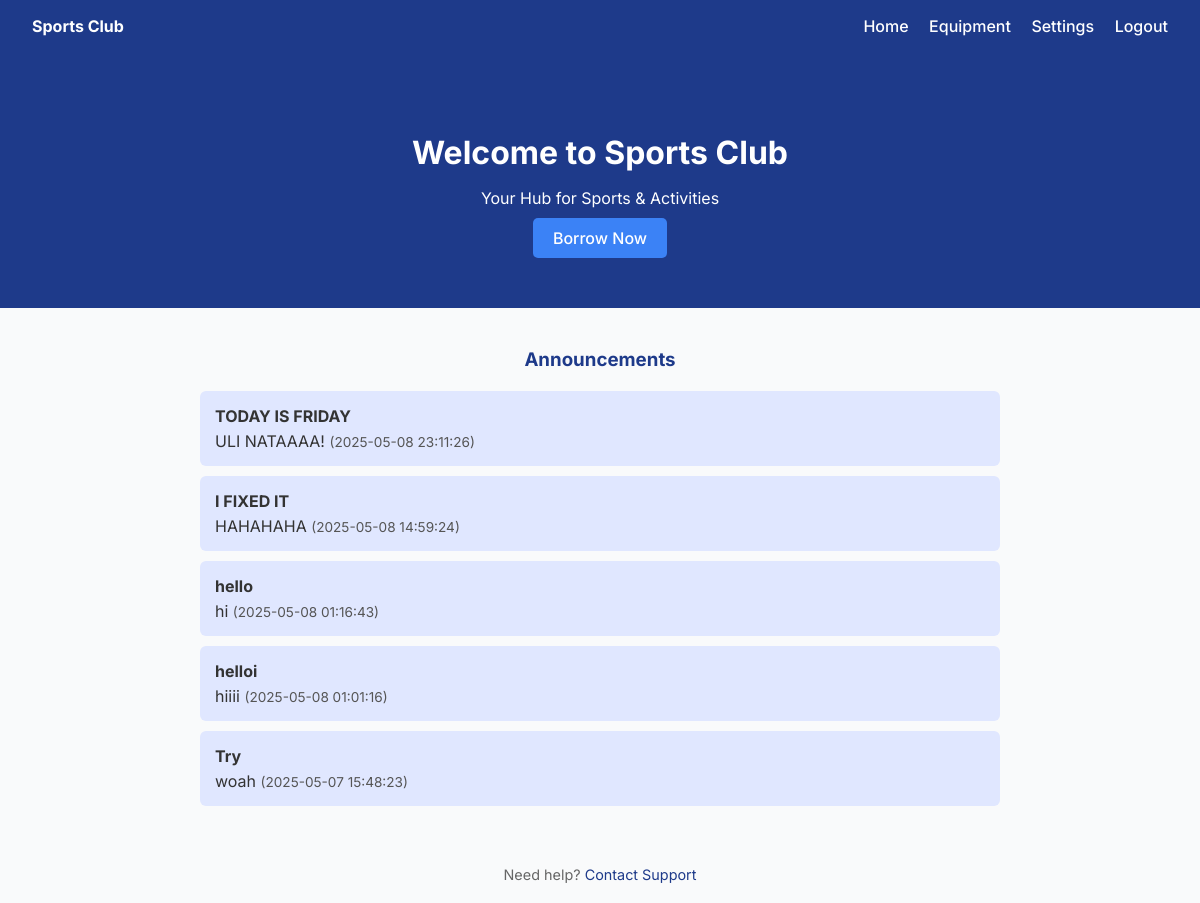
Screenshot of /member_dashboard.php (signed in) with the database file from the repository.
### tables this page shows
CREATE TABLE `announcements` (
  `id` int(11) NOT NULL,
  `admin_id` int(11) NOT NULL,
  `title` varchar(255) NOT NULL,
  `content` text NOT NULL,
  `date_posted` timestamp NOT NULL DEFAULT current_timestamp(),
  `created_at` timestamp NOT NULL DEFAULT current_timestamp()
);

### member_dashboard.php (the view, shortened to what this page needs)
<?php
include 'db_connect.php';
$announcement_query = "SELECT * FROM announcements ORDER BY created_at DESC LIMIT 5";
$announcement_result = $conn->query($announcement_query);
?>
<!DOCTYPE html>
<html lang="en">
<head>
</head>
<body>
<header>
    <div><strong>Sports Club</strong></div>
    <nav>
        <a href="member_dashboard.php">Home</a>
        <a href="view_equipment.php">Equipment</a>
        <a href="edit_profile.php">Settings</a>
        <a href="logout.php">Logout</a>
    </nav>
</header>
<div class="hero">
    <h1>Welcome to Sports Club</h1>
    <p>Your Hub for Sports & Activities</p>
    <a href="view_equipment.php">Borrow Now</a>
</div>
<div class="container">
    <h3>Announcements</h3>
    <ul class="announcement-list">
        <?php while ($row = $announcement_result->fetch_assoc()) { ?>
            <li>
                <strong><?php echo htmlspecialchars($row['title']); ?></strong>
                <?php echo htmlspecialchars($row['content']); ?>
                <span>(<?php echo htmlspecialchars($row['created_at']); ?>)</span>
            </li>
        <?php } ?>
    </ul>
</div>
<div class="footer">
    <p>Need help? <a href="contact.php">Contact Support</a></p>
</div>
</body>
</html>

### member_dashboard.php (style rules this page uses)
body { margin: 0; font-family: 'Inter', sans-serif; background: #f9fafb; color: #333; }
header { background: #1e3a8a; color: #fff; padding: 1rem 2rem; display: flex; justify-content: space-between; align-items: center; }
nav a { color: #fff; margin-left: 1rem; text-decoration: none; font-weight: 500; }
.hero { background: #1e3a8a; color: #fff; text-align: center; padding: 60px 20px; }
.hero h1 { font-size: 2rem; margin-bottom: 10px; }
.hero p { margin-bottom: 20px; }
.hero a { background: #3b82f6; color: #fff; padding: 10px 20px; border-radius: 5px; text-decoration: none; font-weight: 500; }
.container { max-width: 800px; margin: 40px auto; padding: 0 20px; }
.container h3 { margin-bottom: 20px; text-align: center; color: #1e3a8a; }
.announcement-list { list-style: none; padding: 0; }
.announcement-list li { background: #e0e7ff; margin-bottom: 10px; padding: 15px; border-radius: 6px; }
.announcement-list li strong { display: block; margin-bottom: 5px; font-size: 1rem; }
.announcement-list li span { font-size: 0.85rem; color: #555; }
.footer { text-align: center; font-size: 0.9rem; color: #666; margin: 60px 0 20px; }
.footer a { color: #1e3a8a; text-decoration: none; }

### rows the page displays
announcements: title "TODAY IS FRIDAY", content "ULI NATAAAA!", created_at "2025-05-08 23:11:26"
announcements: title "I FIXED IT", content "HAHAHAHA", created_at "2025-05-08 14:59:24"
announcements: title "hello", content "hi", created_at "2025-05-08 01:16:43"
announcements: title "helloi", content "hiiii", created_at "2025-05-08 01:01:16"
announcements: title "Try", content "woah", created_at "2025-05-07 15:48:23"
